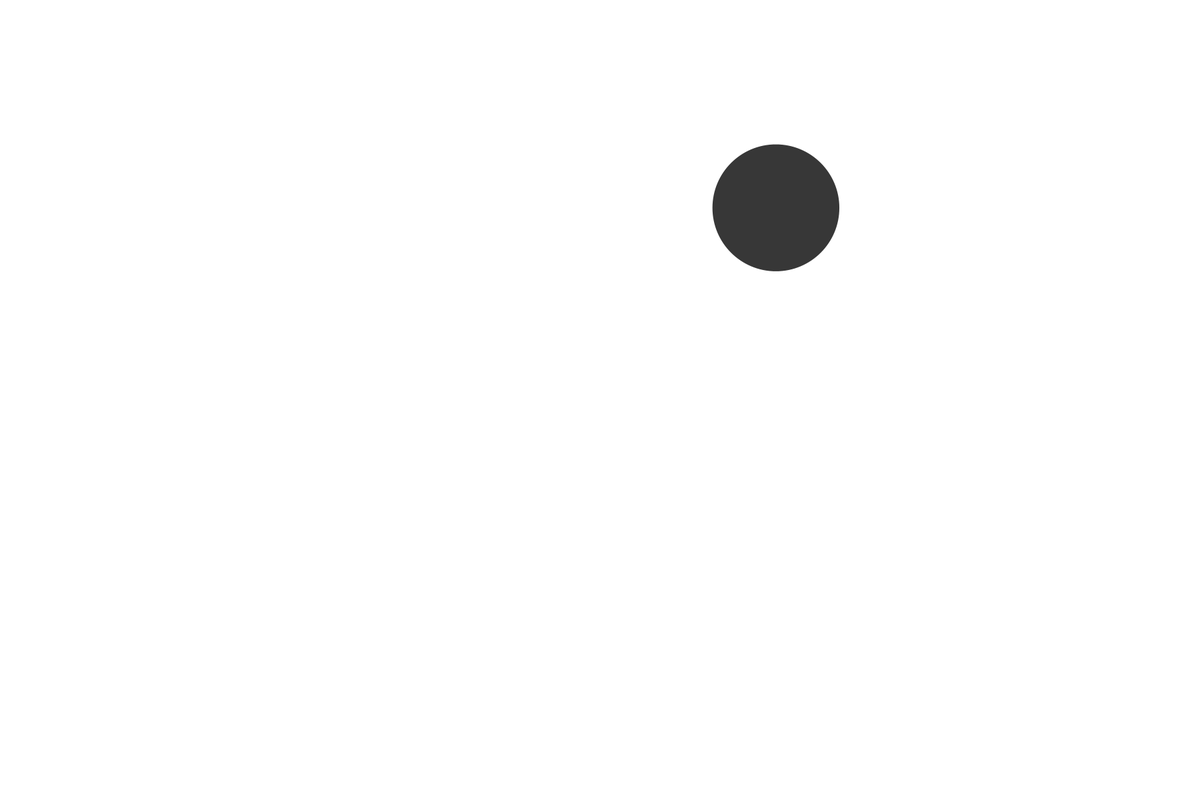
Frame 1 (no input)
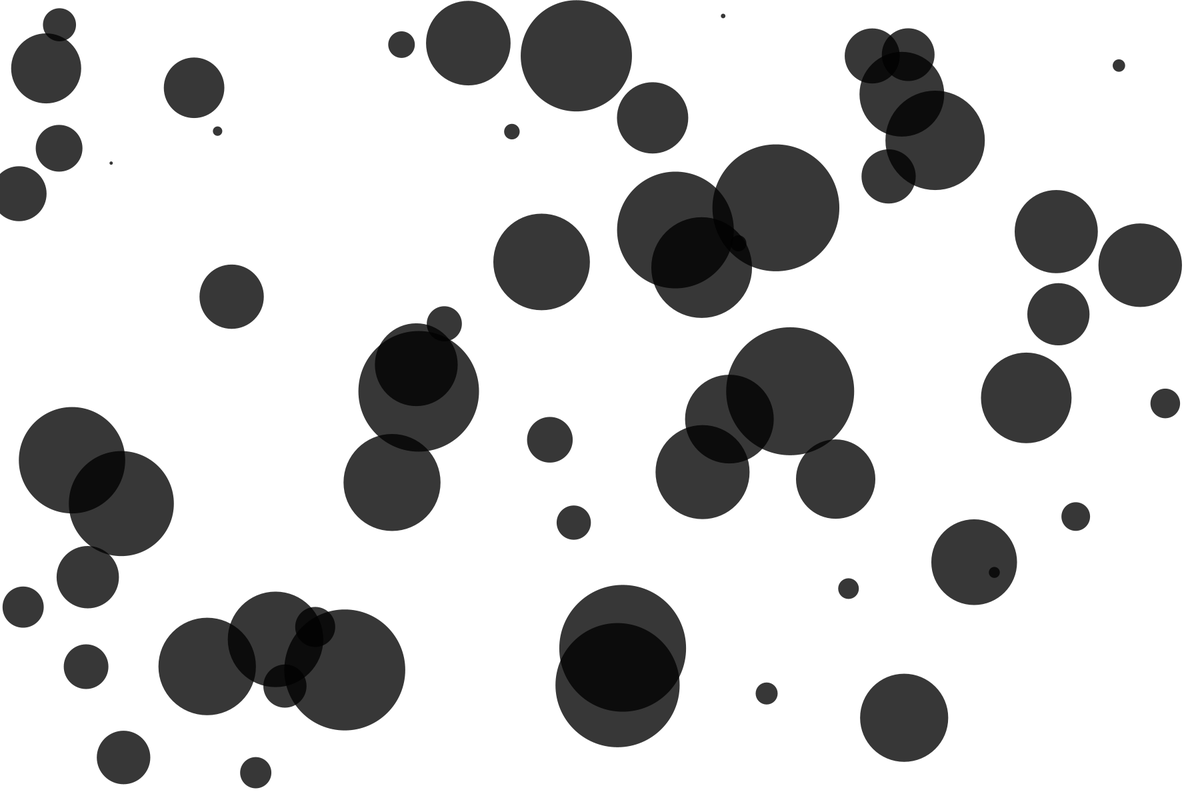
Frame 60 (the mouse pressed at the canvas centre just before this capture)
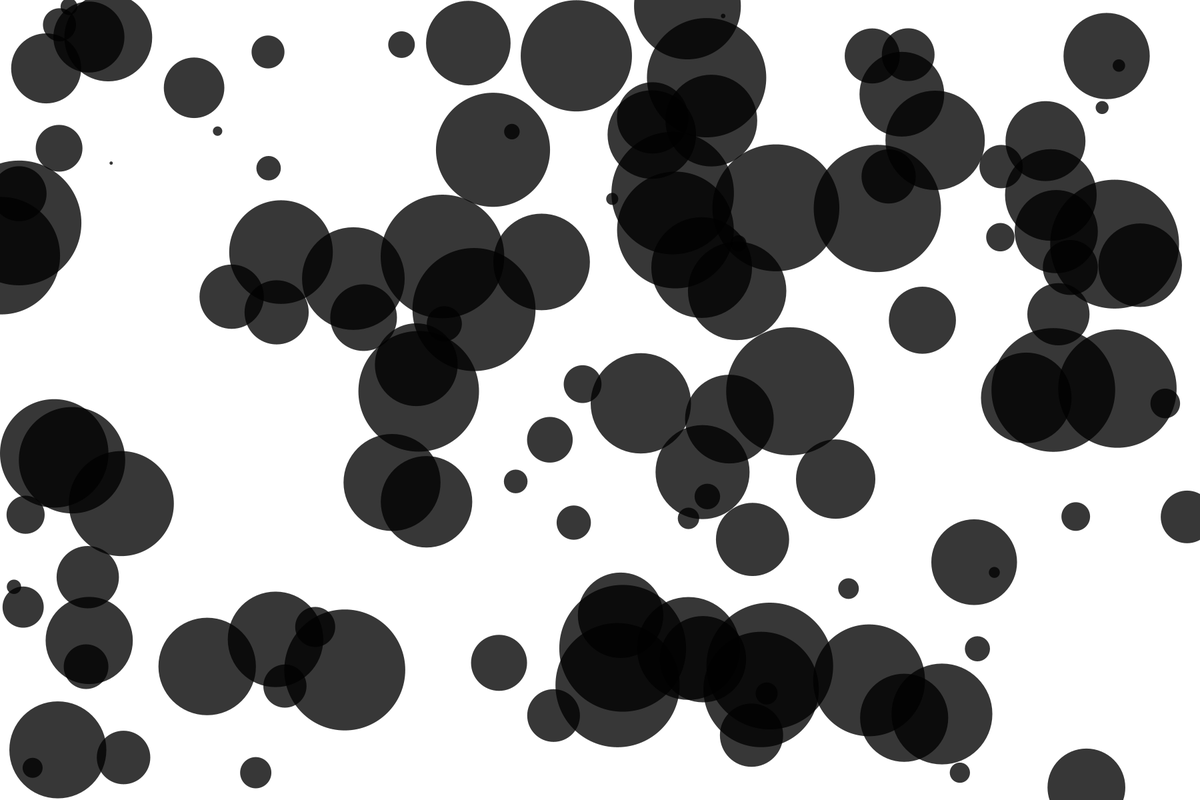
Frame 120 (the mouse held since frame 60 and released just before this capture)

The Processing sketch that drew these frames (run headless with seeded random() and noise(); from frame 60 on, the mouse is pressed at the canvas centre):

// Processing sketch: Ex_Packing_001
// ── Ex_Packing_001.pde
void setup(){
    size(1800,1200);
    // by default it takes as an input diameter
    ellipseMode(RADIUS);
    // setup the scene, we placed those here because we don't really want
    // to change this stuff every frame, if we want to override any of them later
    // we just have to change them from anything that is running from the draw function
    // Color of our background
    background(255);
    // Fill color for any shape we draw
    fill(0,200);
    // Turn off creating a stroke around shapes
    noStroke();
}

void draw(){
    // Call the function to create a circle
    placeCircle();
}

PVector pickRandomPos(){
    return new PVector(random(0,width),random(0,height));
}

void placeCircle(){
    // Call a function to create a random vector
    // use the vector as the position of the circle centroid
    // we could have create an array instead but I believe this is faster
    // we could have also did the same thing in here instead of doing it in
    // a separate function
    PVector pos = pickRandomPos();
    // Create a random value every time the function is called for the radius
    float radius = random(1,100);
    // finally draw the circle
    ellipse(pos.x,pos.y,radius,radius);
}
